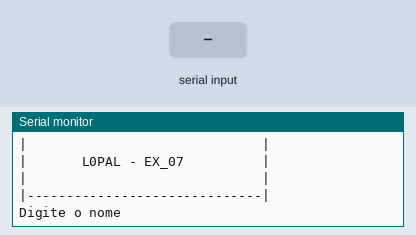
Simulated run of this sketch. Board: Arduino Uno, built with avr-gcc and run on an emulated ATmega328P. Parts: the last lines printed to the serial monitor. The inputs (shaded band) are chosen by the test bench.

Above: at 1.2 s.
1.3 s: "90,45\n" received over Serial
At 2.5 s:
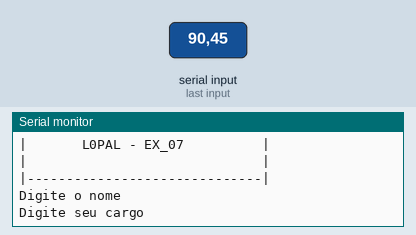
2.8 s: "30,150\n" received over Serial
At 3.9 s:
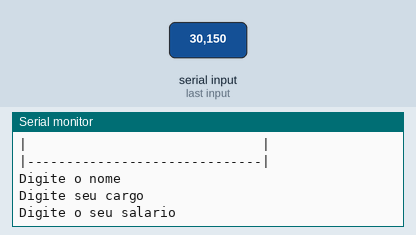
4.3 s: "5\n" received over Serial
At 5.3 s:
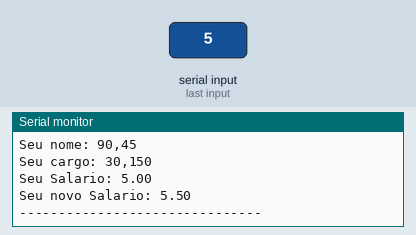

The sketch:

7_vari_vel_funcionario1.ino
```cpp
//Faça um programa que receba o nome, cargo e salário de um funcionário. Calcule o
//salário acrescido de 10%. Ao final exiba o nome, o cargo e o novo salário desse
//funcionário.

//Variáveis
String nome = "";
String cargo = "";
float salario = 0;
float novosalario = 0;


void setup()
{
  Serial.begin(9600);
}

void loop()
{
  //cabeçalho
  Serial.println("|------------------------------|");
  Serial.println("|                              |");
  Serial.println("|       L0PAL - EX_07          |");
  Serial.println("|                              |");
  Serial.println("|------------------------------|");

  Serial.println();
  Serial.println();


  //Entrada do nome
  Serial.println("Digite o nome");
  while (!Serial.available()) {}
  delay(10);
  nome = Serial.readStringUntil('\n');

  //Entrada do cargo
  Serial.println("Digite seu cargo");
  while (!Serial.available()) {}
    delay(10);
    cargo = Serial.readStringUntil('\n');

  //Entrada Salario
  Serial.println("Digite o seu salario");
    while (!Serial.available()) {}
  delay(10);
  salario = Serial.readStringUntil('\n').toFloat();


  //Processamento Calculo do salario
  novosalario = salario * 1.10;


 //Saída
  Serial.println();
  Serial.println();
  Serial.println("Relatorio:");
  Serial.println();
  Serial.println("-------------------------------");
  Serial.println();


  Serial.println("Seu nome: " + nome);
  Serial.println("Seu cargo: " + cargo);
  Serial.println("Seu Salario: " + String(salario));
  Serial.println("Seu novo Salario: " + String(novosalario));
  Serial.println("-------------------------------");

  Serial.println();
  delay (6000);
}
```

Measured:
- after the input at 1.3 s, the serial monitor: prints a new line at once (image 1)
- after the input at 2.8 s, the serial monitor: prints a new line at once (image 2)
- after the input at 4.3 s, the serial monitor: prints a new line at once (image 3)
